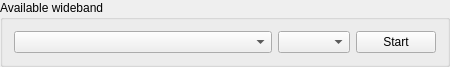
<?xml version="1.0" encoding="UTF-8"?>
<ui version="4.0">
 <class>wbManager</class>
 <widget class="QGroupBox" name="wbManager">
  <property name="geometry">
   <rect>
    <x>0</x>
    <y>0</y>
    <width>450</width>
    <height>61</height>
   </rect>
  </property>
  <property name="sizePolicy">
   <sizepolicy hsizetype="Expanding" vsizetype="Minimum">
    <horstretch>0</horstretch>
    <verstretch>0</verstretch>
   </sizepolicy>
  </property>
  <property name="windowTitle">
   <string>GroupBox</string>
  </property>
  <property name="title">
   <string>Available wideband</string>
  </property>
  <layout class="QHBoxLayout" name="horizontalLayout">
   <item>
    <widget class="QComboBox" name="availWB">
     <property name="sizePolicy">
      <sizepolicy hsizetype="Expanding" vsizetype="Minimum">
       <horstretch>100</horstretch>
       <verstretch>0</verstretch>
      </sizepolicy>
     </property>
    </widget>
   </item>
   <item>
    <widget class="QComboBox" name="protoWB"/>
   </item>
   <item>
    <widget class="QPushButton" name="startBtn">
     <property name="sizePolicy">
      <sizepolicy hsizetype="Minimum" vsizetype="Minimum">
       <horstretch>0</horstretch>
       <verstretch>0</verstretch>
      </sizepolicy>
     </property>
     <property name="text">
      <string>Start</string>
     </property>
    </widget>
   </item>
  </layout>
 </widget>
 <resources/>
 <connections/>
</ui>
